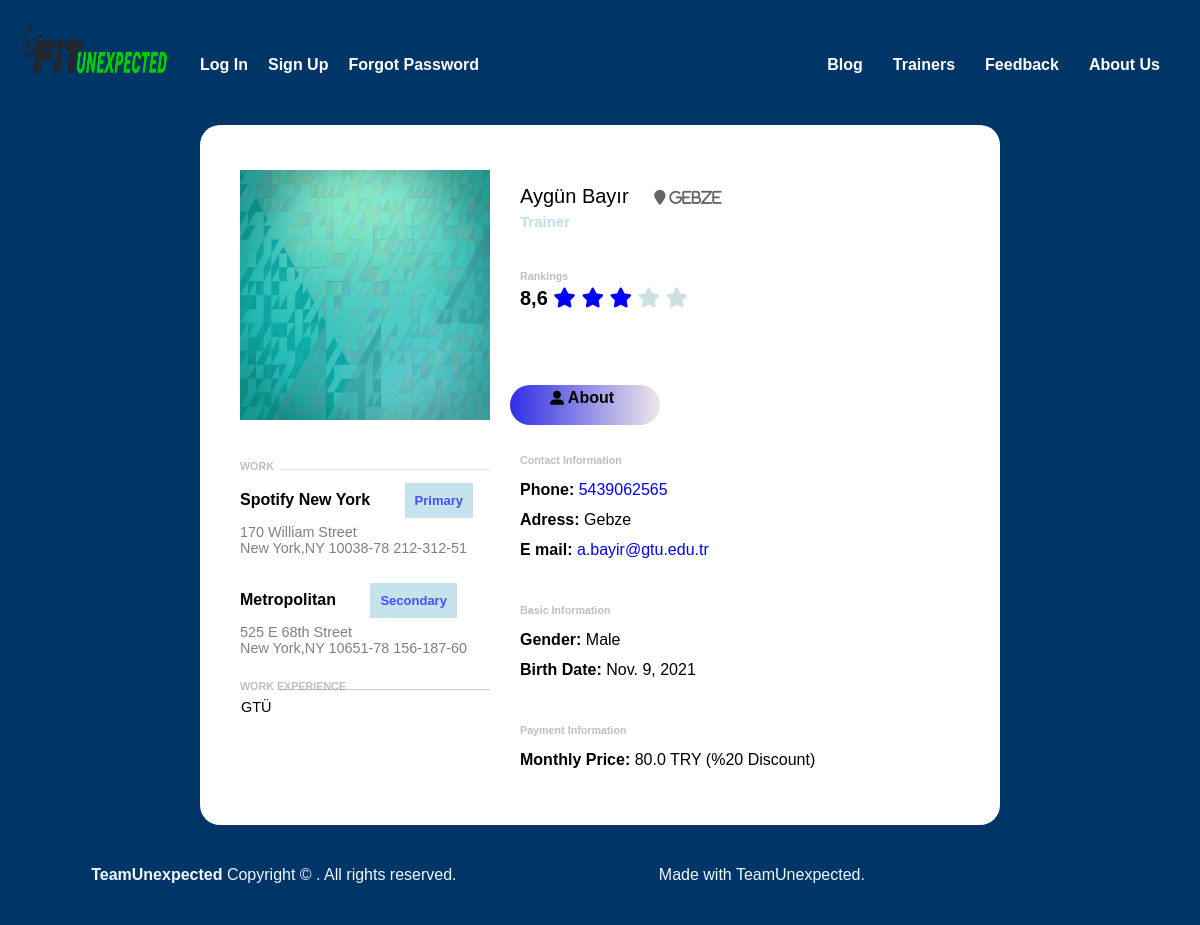
Page /trainer/2/ on the committed database.
### trainer/models.py (models this page shows, shortened)
class Trainer(models.Model):
    Name= models.CharField(max_length=120)
    Surname = models.CharField(max_length=120)
    City = models.CharField(max_length=120)
    Phone = models.CharField(max_length=10)
    Mail = models.EmailField(max_length=120)
    gender_dict = [
        (True, 'Erkek'),
        (False, 'Kadın')
    ]
    Gender = models.BooleanField(blank=False, null=False, choices=gender_dict)
    Address = models.TextField()
    Work_Experience = models.TextField()
    image = models.FileField(null=True,blank=True)
    Birth_Date = models.DateField()
    approval_dict = [
        (True, 'Onaylı'),
        (False, 'Onaylanmamış')
    ]
    is_approved = models.BooleanField(default=False, verbose_name = 'Onay', choices=approval_dict)
    User_ID = models.ForeignKey('auth.User', related_name='trainers', on_delete=models.CASCADE, blank=True, null=True, verbose_name='Kullanıcı Hesabı')

### Product/models.py (models this page shows, shortened)
class Product(models.Model):
    name = models.CharField(max_length=120, verbose_name='Product Name')
    description = models.CharField(max_length=250, verbose_name='Description')
    price = models.IntegerField(default=0, verbose_name='Price')
    discount_rate = models.IntegerField(default=0, verbose_name='Discount Rate %')
    on_sale = models.BooleanField(default=True, verbose_name='On Sale') # True = active product

### trainer/views.py (the view)
# urls.py: re_path(r'^(?P<id>\d+)/$', trainer_detail, name='detail'),
def trainer_detail(request, id):
    trainer = get_object_or_404(Trainer, id=id)
    product = None
    product = Product.objects.all().first()
    disc_price = product.price * ((100 - product.discount_rate) / 100)
    form = CommentForm(request.POST or None)
    if form.is_valid():
        comment = form.save(commit=False)
        comment.trainer = trainer
        comment.save()
        return HttpResponseRedirect(trainer.get_absolute_url())
    context = {
        'trainer': trainer,
        'form': form,
        'product': product,
        'disc_price': disc_price,
    }
    return render(request, 'trainer/detail.html', context)

### templates/trainer/detail.html (shortened to what this page needs)
{% load static %}
<html>
  <head>
    <link rel="stylesheet" href="{% static 'css/profile.css' %}" />
    <link rel="stylesheet" href="{% static 'css/Header.css' %}" />
    <link rel="stylesheet" href="{% static 'css/Footer.css' %}" />
    <link
      rel="stylesheet"
      href="https://cdnjs.cloudflare.com/ajax/libs/font-awesome/5.14.0/css/all.min.css"
    />
    <link
      rel="stylesheet"
      href="https://cdnjs.cloudflare.com/ajax/libs/font-awesome/4.7.0/css/font-awesome.min.css"
    />
    <link
      rel="stylesheet"
      href="https://cdnjs.cloudflare.com/ajax/libs/font-awesome/4.7.0/css/font-awesome.min.css"
    />
  </head>
  <body>
    {% include 'header.html' %}
    <div class="profile-box">
      <div class="left-side">
        <div class="image">
          <img src="{{trainer.image.url}}" alt="" />
        </div>
        <div class="experience">
          <h6>
            WORK
            <hr />
          </h6>
          <div>
            <p style="font-weight: bold">
              Spotify New York
              <b>Primary</b>
            </p>
            <p style="margin-top: 15px; color: grey; font-size: 0.9em">
              170 William Street<br />New York,NY 10038-78 212-312-51
            </p>
          </div>
          <div>
            <p style="font-weight: bold">
              Metropolitan
              <b>Secondary</b>
            </p>
            <p style="margin-top: 15px; color: grey; font-size: 0.9em">
              525 E 68th Street<br />New York,NY 10651-78 156-187-60
            </p>
          </div>
        </div>
        <div class="skills">
          <h6>WORK EXPERIENCE</h6>
          <hr />
          <ul>
            <li>{{ trainer.Work_Experience }}</li>
          </ul>
        </div>
      </div>
      <div class="right-side">
        <div class="upper-inf">
          <div class="personal-inf">
            <p style="font-size: 20px">
              {{trainer.Name}} {{trainer.Surname}}
              <i
                style="padding-left: 20px; font-size: 15px; opacity: 0.6"
                class="fa"
                >&#xf041; {{ trainer.Address }}</i
              >
            </p>
            <p style="margin-top: 5px; opacity: 0.8">
              <b style="font-size: 15px; color: lightblue">Trainer</b>
            </p>
          </div>
          <div class="ranking">
            <h6>Rankings</h6>
            <p style="margin-top: 5px; font-size: 20px; font-weight: bold">
              8,6
              <span class="fa fa-star checked"></span>
              <span class="fa fa-star checked"></span>
              <span class="fa fa-star checked"></span>
              <span class="fa fa-star"></span>
              <span class="fa fa-star"></span>
            </p>
          </div>
        </div>
        <div class="down-inf">
          <div class="down-info-buttons">
            <div id="btn"></div>
            <a href="#" class="toggle-btn">
              <i style="font-size: 14px" class="fas">&#xf406;</i> About
            </a>
          </div>
          <form id="About" class="input-group">
            <div class="about">
              <div class="contact">
                <h6>Contact Information</h6>
                <p style="color: blue">
                  <b style="color: black">Phone: </b> {{ trainer.Phone }}
                </p>
                <p><b>Adress: </b> {{ trainer.Address }}</p>
                <p style="color: blue">
                  <b style="color: black">E mail: </b> {{ trainer.Mail}}
                </p>
              </div>
              <div class="basic">
                <h6>Basic Information</h6>
                <p>
                  <b>Gender: </b> {% if trainer.Gender %} Male {% else %} Female
                  {% endif %}
                </p>
                <p><b>Birth Date: </b>{{trainer.Birth_Date}}</p>
              </div>
              <div class="basic">
                <h6>Payment Information</h6>
                <p>
                  <b>Monthly Price: </b>
                  {% if product %} {% if product.discount_rate > 0 %}
                  {{disc_price }} TRY (%{{product.discount_rate}} Discount)
                  {%else %} {{ product.price }} TRY {% endif %} {% endif %}
                </p>
              </div>
            </div>
          </form>
        </div>
      </div>
    </div>
  </body>
  <footer>
    <div class="footer-container">
      <div class="left-side">
        <strong>TeamUnexpected</strong>
        Copyright &copy; . All rights reserved.
      </div>
      <div class="Right-side">Made with TeamUnexpected.</div>
    </div>
  </footer>
</html>

### static/css/Profile.css (style rules this page uses)
* { margin: 0; padding: 0; box-sizing: border-box; font-family: "Poppins", sans-serif; }
html { background: #003567; -webkit-background-size: cover; -moz-background-size: cover; -o-background-size: cover; background-size: cover; }
.profile-box { display: flex; align-items: center; justify-content: center; width: 800px; height: 700px; position: relative; margin-left: auto; margin-right: auto; margin-top: 125px; background: #fff; padding: 5px; overflow: hidden; border-radius: 20px; }
.left-side { position: relative; width: 250px; }
.left-side .image { position: relative; margin-top: 100px; }
.left-side .image img { width: 250px; height: 250px; }
.left-side .experience { position: relative; margin-top: 40px; height: 200px; }
.experience div { position: relative; height: 80px; }
.left-side .skills { position: relative; margin-top: 20px; height: 200px; }
h6 { color: gray; opacity: 0.5; }
.left-side p b { background-color: lightblue; color: blue; font-weight: bold; opacity: 0.7; font-size: small; margin-left: 30px; padding: 10px; }
.left-side hr { color: gray; margin-left: 40px; margin-top: -3px; opacity: 0.5; }
.left-side ul { margin-top: 5px; margin-left: 1px; font-size: 0.9em; list-style: none; }
.left-side ul li { padding-top: 3px; }
.experience div { margin-top: 20px; }
.right-side { position: relative; width: 450px; margin-left: 20px; }
.right-side .upper-inf { position: relative; margin-top: 20px; height: 200px; }
.right-side .down-inf { position: relative; height: 400px; overflow: hidden; }
.upper-inf .personal-inf { margin-left: 10px; }
.upper-inf .ranking { margin-left: 10px; margin-top: 40px; }
.down-info-buttons a { font-weight: bold; }
.toggle-btn { color: black; top: 4px; padding: 0 40px; text-decoration: none; cursor: pointer; background: transparent; border: 0; outline: none; position: relative; }
.input-group { top: 50px; left: 0; position: absolute; width: 280px; transition: 0.5s; }
.about { width: 300px; margin-left: 10px; margin-top: 10px; }
.contact { line-height: 30px; }
.basic { margin-top: 30px; line-height: 30px; }
#btn { top: 0; left: 0; position: absolute; width: 150px; height: 40px; background: linear-gradient(to right, rgb(46, 46, 228), rgb(238, 232, 232)); border-radius: 30px; transition: 0.7s; }

### static/css/Header.css (style rules this page uses)
* { margin: 0; padding: 0; box-sizing: border-box; font-family: "Poppins", sans-serif; }

### static/css/Footer.css (style rules this page uses)
footer { position: relative; margin-bottom: 0; color: aliceblue; width: 100%; background-color: #003567; height: 100px; margin-right: auto; margin-left: auto; }
.footer-container { display: flex; height: 100px; align-items: center; justify-content: space-around; }
.footer-container .left-side { width: max-content; }

### templates/trainer/detail.html (style rules this page uses)
.fa-star { opacity: 0.3; color: cadetblue; }
.checked { opacity: 1; color: blue; }

### rows in the picture
Trainer: image (picture), Work_Experience "GTÜ", Name "Aygün", Surname "Bayır", Address "Gebze", Phone "5439062565", Mail "a.bayir@gtu.edu.tr", Birth_Date "Nov. 9, 2021"
Product: discount_rate "20"

### other values in the picture
{{ disc_price }} "80.0"
